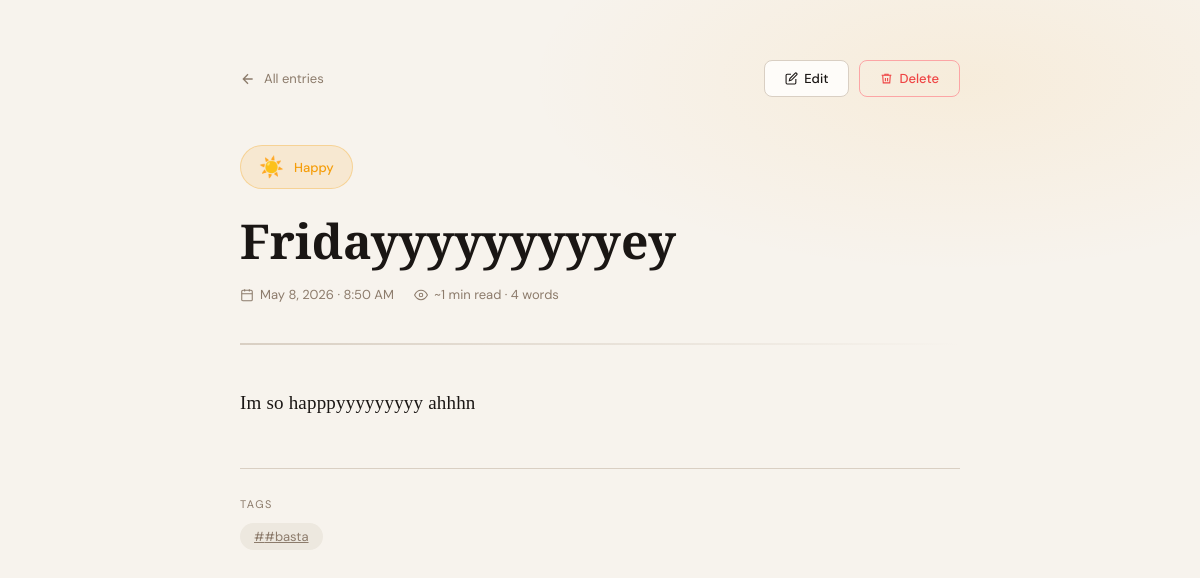
Page /view.php?id=1 on the committed database.
### tables this page shows
CREATE TABLE entries (
            id INTEGER PRIMARY KEY AUTOINCREMENT,
            title TEXT NOT NULL,
            content TEXT NOT NULL,
            mood TEXT DEFAULT 'neutral',
            tags TEXT DEFAULT '',
            created_at DATETIME DEFAULT CURRENT_TIMESTAMP,
            updated_at DATETIME DEFAULT CURRENT_TIMESTAMP
        );

### includes/functions.php (called while the page is built, shortened)
<?php
function getEntry(int $id): ?array {
    $db = getDB();
    $stmt = $db->prepare("SELECT * FROM entries WHERE id = :id");
    $stmt->execute([':id' => $id]);
    $row = $stmt->fetch();
    return $row ?: null;
}
function sanitize(string $str): string {
    return htmlspecialchars($str, ENT_QUOTES, 'UTF-8');
}
function formatDate(string $dt): string {
    return date('F j, Y · g:i A', strtotime($dt));
}

### view.php (the view, shortened to what this page needs)
<?php
require_once __DIR__ . '/includes/functions.php';
$id = (int)($_GET['id'] ?? 0);
$entry = getEntry($id);
$moods = [
    'happy'    => ['emoji' => '☀️', 'label' => 'Happy',    'color' => '#F59E0B'],
    'grateful' => ['emoji' => '🌸', 'label' => 'Grateful', 'color' => '#EC4899'],
    'neutral'  => ['emoji' => '🌊', 'label' => 'Neutral',  'color' => '#6366F1'],
    'anxious'  => ['emoji' => '🌩️', 'label' => 'Anxious',  'color' => '#8B5CF6'],
    'sad'      => ['emoji' => '🌧️', 'label' => 'Sad',      'color' => '#3B82F6'],
    'angry'    => ['emoji' => '🔥', 'label' => 'Angry',    'color' => '#EF4444'],
    'excited'  => ['emoji' => '⚡', 'label' => 'Excited',  'color' => '#10B981'],
];
$mood = $moods[$entry['mood']] ?? $moods['neutral'];
$tags = array_filter(array_map('trim', explode(',', $entry['tags'])));
$wordCount = str_word_count(strip_tags($entry['content']));
$readTime = max(1, ceil($wordCount / 200));
?>
<!DOCTYPE html>
<html lang="en">
<head>
</head>
<body>
<div class="container">
  <nav class="nav">
    <a href="index.php" class="back-link">
      <svg width="16" height="16" fill="none" stroke="currentColor" stroke-width="2" viewBox="0 0 24 24"><path d="M19 12H5M12 5l-7 7 7 7"/></svg>
      All entries
    </a>
    <div class="nav-actions">
      <a href="edit.php?id=<?= $entry['id'] ?>" class="btn btn-edit">
        <svg width="13" height="13" fill="none" stroke="currentColor" stroke-width="2" viewBox="0 0 24 24">
          <path d="M11 4H4a2 2 0 00-2 2v14a2 2 0 002 2h14a2 2 0 002-2v-7"/>
          <path d="M18.5 2.5a2.121 2.121 0 013 3L12 15l-4 1 1-4 9.5-9.5z"/>
        </svg>
        Edit
      </a>
      <form method="POST" action="delete.php" onsubmit="return confirm('Delete this entry permanently?')">
        <button type="submit" class="btn btn-del">
          <svg width="13" height="13" fill="none" stroke="currentColor" stroke-width="2" viewBox="0 0 24 24">
            <polyline points="3 6 5 6 21 6"/><path d="M19 6l-1 14H6L5 6"/>
            <path d="M10 11v6M14 11v6M9 6V4h6v2"/>
          </svg>
          Delete
        </button>
      </form>
    </div>
  </nav>
  <div class="mood-banner">
    <span style="font-size:20px"><?= $mood['emoji'] ?></span>
    <span><?= $mood['label'] ?></span>
  </div>
  <h1 class="entry-title"><?= sanitize($entry['title']) ?></h1>
  <div class="entry-meta">
    <span class="meta-item">
      <svg width="14" height="14" fill="none" stroke="currentColor" stroke-width="1.8" viewBox="0 0 24 24"><rect x="3" y="4" width="18" height="18" rx="2"/><path d="M16 2v4M8 2v4M3 10h18"/></svg>
      <?= formatDate($entry['created_at']) ?>
    </span>
    <span class="meta-item">
      <svg width="14" height="14" fill="none" stroke="currentColor" stroke-width="1.8" viewBox="0 0 24 24"><path d="M1 12s4-8 11-8 11 8 11 8-4 8-11 8-11-8-11-8z"/><circle cx="12" cy="12" r="3"/></svg>
      ~<?= $readTime ?> min read · <?= number_format($wordCount) ?> words
    </span>
  </div>
  <div class="divider"></div>
  <div class="entry-body"><?= sanitize($entry['content']) ?></div>
  <?php if (!empty($tags)): ?>
  <div class="tags-section">
    <p class="tags-label">Tags</p>
    <div class="tags-list">
      <?php foreach ($tags as $tag): ?>
        <a href="index.php?search=<?= urlencode($tag) ?>" class="tag">#<?= sanitize($tag) ?></a>
      <?php endforeach; ?>
    </div>
  </div>
  <?php endif; ?>
</div>
</body>
</html>

### rows in the picture
entries: mood "☀️", mood "Happy", title "Fridayyyyyyyyyey", created_at "May 8, 2026 · 8:50 AM", content "1", content "4", content "Im so happpyyyyyyyyy ahhhn", tags "#basta"
